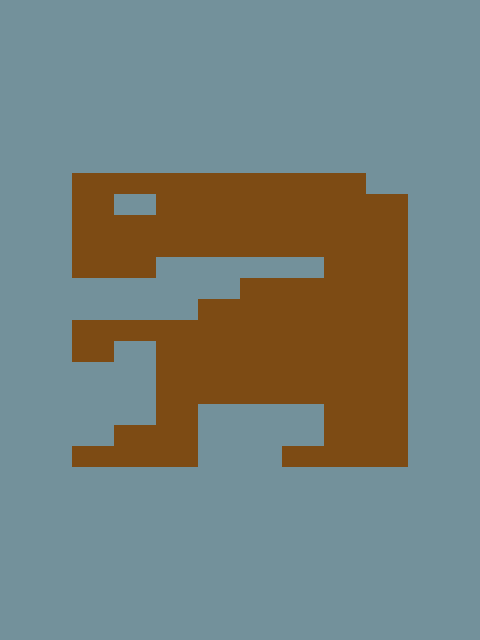
Frame 1 (no input)
Frame 2 (the mouse pressed at the canvas centre, redrawn once): identical to frame 1, image omitted

The Processing sketch that drew this single still picture (run headless with seeded random() and noise(); the mouse was pressed at the canvas centre and the sketch redrawn once):

// Processing sketch: et_the_extra_terrestrial
// ── et_the_extra_terrestrial.pde
// Manuale di Programmazione Cinematografica - Volume 4
// Daniele Olmisani, 2016

// E.T. the extra-terrestrial


final color PAPER = color(115, 145, 155);
final color INK = color(125, 75, 20);

final int COLS = 8;

final String SPRITE = 
  "XXXXXXX." +
  "X.XXXXXX" +
  "XXXXXXXX" +
  "XXXXXXXX" +
  "XX....XX" +
  "....XXXX" +
  "...XXXXX" +
  "XXXXXXXX" +
  "X.XXXXXX" +
  "..XXXXXX" +
  "..XXXXXX" +
  "..X...XX" +
  ".XX...XX" +
  "XXX..XXX";


void setup() {
  size(480, 640);
  noLoop();
}


void draw() {
  
  float s = 0.7 * (min(width, height) / (2*COLS));
  float l = SPRITE.length();

  translate((width-2*s*COLS)/2.0, (height-s*l/COLS)/2.0);
  scale(2*s, s);
   
  background(PAPER);
  
  fill(INK);
  noStroke();
  //stroke(PAPER);
  //strokeWeight(1.0/s);
  
  for (int i=0; i<l; i++) {
    
    if (SPRITE.charAt(i) == 'X') {
      rect(i%COLS, i/COLS, 1, 1);
    }
  }
  
  save("et-the-extra-terrestrial.png");
}
